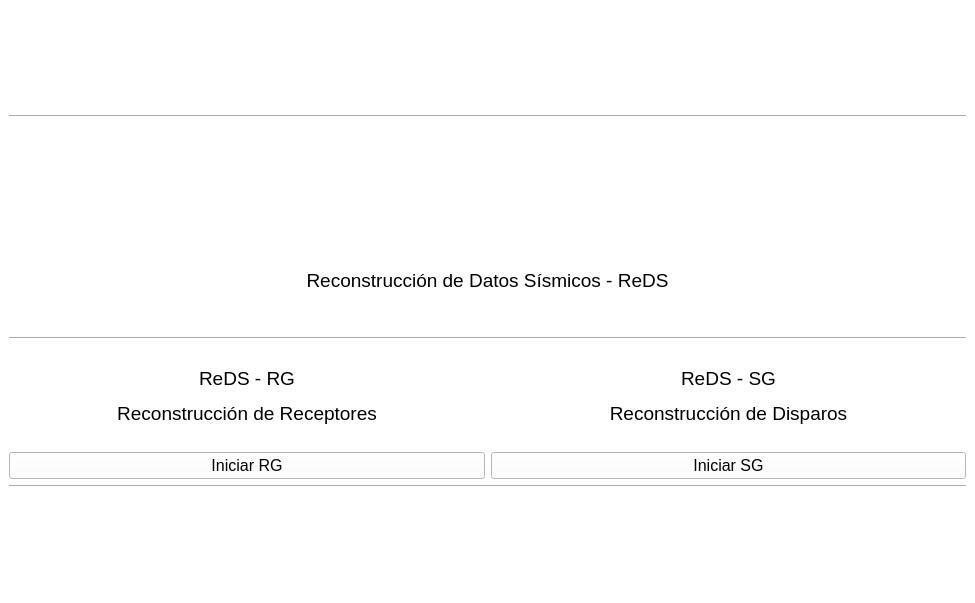
<?xml version="1.0" encoding="UTF-8"?>
<ui version="4.0">
 <class>MainWindow</class>
 <widget class="QMainWindow" name="MainWindow">
  <property name="geometry">
   <rect>
    <x>0</x>
    <y>0</y>
    <width>975</width>
    <height>603</height>
   </rect>
  </property>
  <property name="windowTitle">
   <string>ReDS</string>
  </property>
  <property name="windowIcon">
   <iconset>
    <normaloff>../assets/icons/g868.ico</normaloff>../assets/icons/g868.ico</iconset>
  </property>
  <widget class="QWidget" name="centralwidget">
   <property name="styleSheet">
    <string notr="true">background-color: rgb(255, 255, 255);</string>
   </property>
   <layout class="QVBoxLayout" name="verticalLayout" stretch="0,0,0,0,0,0,0,0,0">
    <item>
     <widget class="QLabel" name="upperLogoLabel">
      <property name="enabled">
       <bool>true</bool>
      </property>
      <property name="text">
       <string/>
      </property>
      <property name="pixmap">
       <pixmap>../assets/logos/upper_logoa.png</pixmap>
      </property>
      <property name="scaledContents">
       <bool>false</bool>
      </property>
     </widget>
    </item>
    <item>
     <widget class="Line" name="line_3">
      <property name="orientation">
       <enum>Qt::Horizontal</enum>
      </property>
     </widget>
    </item>
    <item>
     <widget class="QLabel" name="logoLabel">
      <property name="text">
       <string/>
      </property>
      <property name="pixmap">
       <pixmap>../assets/logos/logo.png</pixmap>
      </property>
      <property name="scaledContents">
       <bool>false</bool>
      </property>
     </widget>
    </item>
    <item>
     <widget class="QLabel" name="text1Label">
      <property name="text">
       <string>&lt;html&gt;&lt;head/&gt;&lt;body&gt;&lt;p align=&quot;center&quot;&gt;&lt;span style=&quot; font-size:14pt;&quot;&gt;Reconstrucción de Datos Sísmicos - ReDS&lt;/span&gt;&lt;/p&gt;&lt;/body&gt;&lt;/html&gt;</string>
      </property>
      <property name="textFormat">
       <enum>Qt::RichText</enum>
      </property>
     </widget>
    </item>
    <item>
     <widget class="Line" name="line">
      <property name="orientation">
       <enum>Qt::Horizontal</enum>
      </property>
     </widget>
    </item>
    <item>
     <layout class="QHBoxLayout" name="horizontalLayout_3">
      <item>
       <widget class="QLabel" name="label_4">
        <property name="text">
         <string>&lt;html&gt;&lt;head/&gt;&lt;body&gt;&lt;p align=&quot;center&quot;&gt;&lt;span style=&quot; font-size:14pt;&quot;&gt;ReDS - RG&lt;/span&gt;&lt;/p&gt;&lt;p align=&quot;center&quot;&gt;&lt;span style=&quot; font-size:14pt;&quot;&gt;Reconstrucción de Receptores&lt;/span&gt;&lt;/p&gt;&lt;/body&gt;&lt;/html&gt;</string>
        </property>
        <property name="textFormat">
         <enum>Qt::RichText</enum>
        </property>
       </widget>
      </item>
      <item>
       <widget class="QLabel" name="label_3">
        <property name="text">
         <string>&lt;html&gt;&lt;head/&gt;&lt;body&gt;&lt;p align=&quot;center&quot;&gt;&lt;span style=&quot; font-size:14pt;&quot;&gt;ReDS - SG&lt;/span&gt;&lt;/p&gt;&lt;p align=&quot;center&quot;&gt;&lt;span style=&quot; font-size:14pt;&quot;&gt;Reconstrucción de Disparos&lt;/span&gt;&lt;/p&gt;&lt;/body&gt;&lt;/html&gt;</string>
        </property>
        <property name="textFormat">
         <enum>Qt::RichText</enum>
        </property>
       </widget>
      </item>
     </layout>
    </item>
    <item>
     <layout class="QHBoxLayout" name="moduleHLayout">
      <item>
       <widget class="QPushButton" name="moduleAPushButton">
        <property name="sizePolicy">
         <sizepolicy hsizetype="Minimum" vsizetype="Fixed">
          <horstretch>0</horstretch>
          <verstretch>0</verstretch>
         </sizepolicy>
        </property>
        <property name="font">
         <font>
          <pointsize>12</pointsize>
         </font>
        </property>
        <property name="text">
         <string>Iniciar RG</string>
        </property>
       </widget>
      </item>
      <item>
       <widget class="QPushButton" name="moduleBPushButton">
        <property name="font">
         <font>
          <pointsize>12</pointsize>
         </font>
        </property>
        <property name="text">
         <string>Iniciar SG</string>
        </property>
       </widget>
      </item>
     </layout>
    </item>
    <item>
     <widget class="Line" name="line_2">
      <property name="orientation">
       <enum>Qt::Horizontal</enum>
      </property>
     </widget>
    </item>
    <item>
     <widget class="QLabel" name="lowerLogoLabel">
      <property name="text">
       <string/>
      </property>
      <property name="pixmap">
       <pixmap>../assets/logos/lower_logoa.png</pixmap>
      </property>
     </widget>
    </item>
   </layout>
  </widget>
 </widget>
 <resources>
  <include location="../assets/assets.qrc"/>
 </resources>
 <connections/>
</ui>
